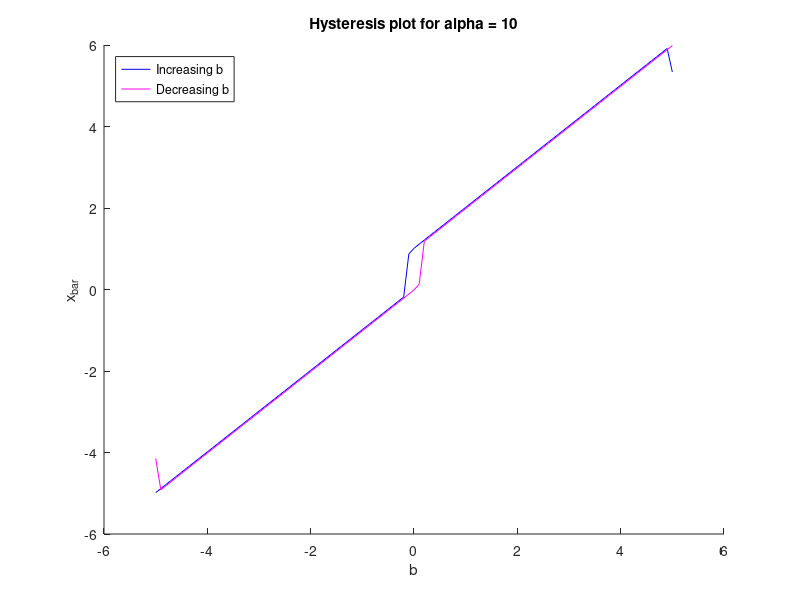

The MATLAB source for this figure:
%Numerical simulation of an autapse described by a given equation
%For different values of stimulation b, steady-state x is plotted
 
tau = 1; % time is in multiples of tau
dt = 0.02; % fraction of tau
Trun = 100; % multiples of tau
Nrun = Trun/dt; % num timesteps
time=0:dt:Trun-dt; % multiples of tau
W=1; 
 
alpha = 10; % steepness of sigmod nonlinearity
 
%large to small 
b1=(5:-.1:-5); % instantaneous input to cells
%small to large 
b2 = (-5:.1:5);
  
s1=zeros(length(b1),Nrun); % synaptic activity of cells full trace
s2=zeros(length(b2),Nrun);
 
g1=zeros(1,Nrun); % instantaneous total conductance into cells
frate1=g1; % instantaneous firing rate of cells
g2=zeros(1,Nrun); % instantaneous total conductance into cells
frate2=g2; % instantaneous firing rate of cells
expfact1=0; % exp term in sigmoid transfer function
expfact2=0;
 
 
% initial conditions
s1(1,1) = 1.2;
s2(1,1) = 1.2;
 
%run integration over b steps
for j=1:length(b1)
 
    if j~=1
        s1(j,1) = s1(j-1,end);
        s2(j,1) = s2(j-1,end);
    end
 
    g1(1) = W*s1(j,1)+b1(j); 
    expfact1=exp(alpha*(g1(1)-1/2)); 
    frate1 = expfact1./(1+expfact1);
    g2(1) = W*s2(j,1)+b2(j); 
    expfact2=exp(alpha*(g2(1)-1/2)); 
    frate2 = expfact2./(1+expfact2);
 
    for i=1:Nrun-1,
        s1(j,i+1) = s1(j,i) + dt*(-s1(j,i)+frate1+b1(j));
        s2(j,i+1) = s2(j,i) + dt*(-s2(j,i)+frate2+b2(j));
 
        g1(i+1) = W*s1(j,i+1)+b1(j); 
        expfact1 = exp(alpha*(g1(i+1)-1/2));
        frate1 = expfact1./(1+expfact1);
        g2(i+1) = W*s2(j,i+1)+b2(j); 
        expfact2 = exp(alpha*(g2(i+1)-1/2));
        frate2 = expfact2./(1+expfact2);
    end
 
end
 
figure(2);
clf
hold on
plot(b1,s1(:,99),'b');
plot(b2,s2(:,99),'m');
xlabel('b');
ylabel('x_{bar}');
title(['Hysteresis plot for alpha = ' num2str(alpha)]);
legend({'Increasing b','Decreasing b'},'Location','NorthWest');
hold off
